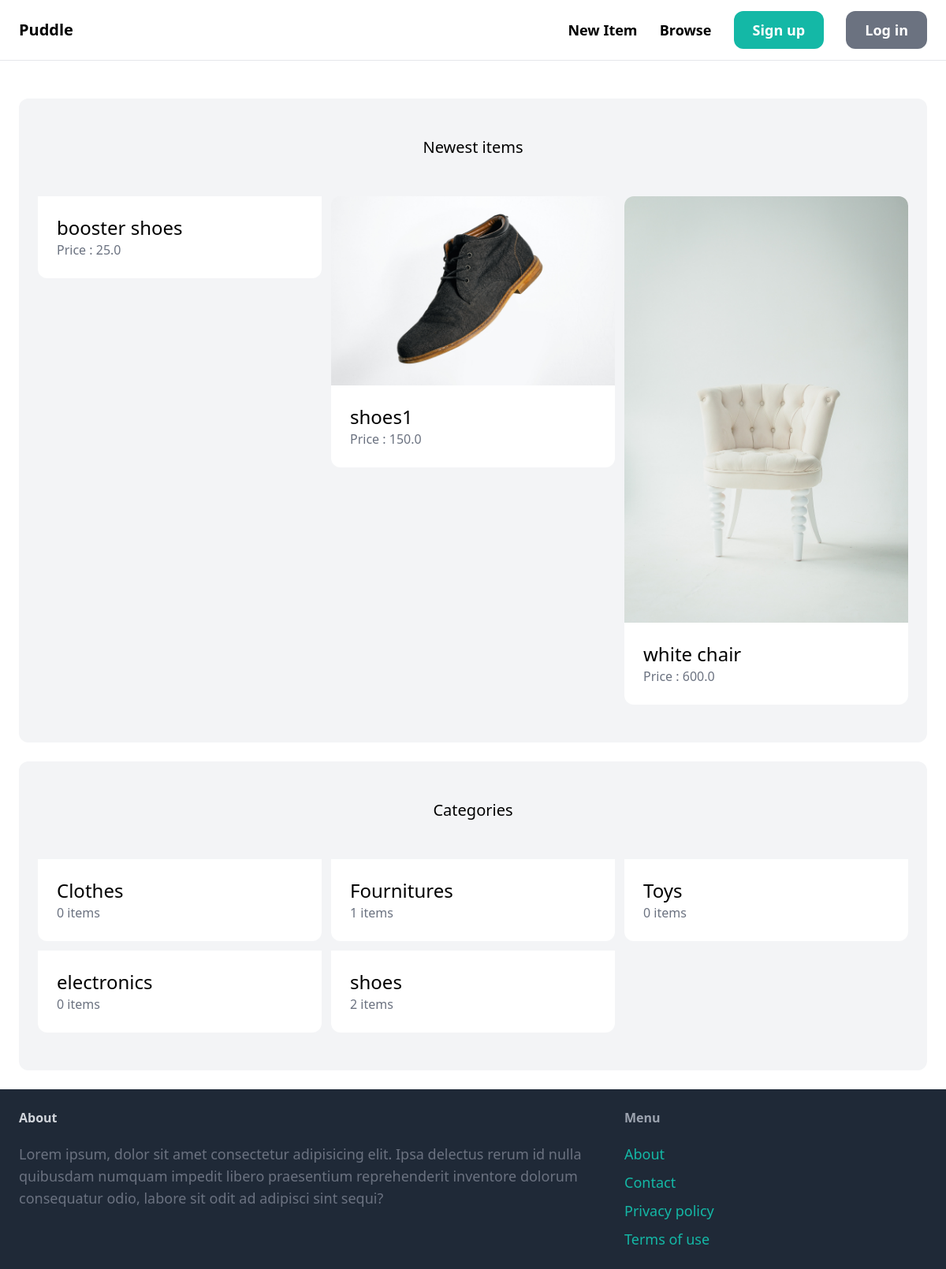
The app's page /, older data.
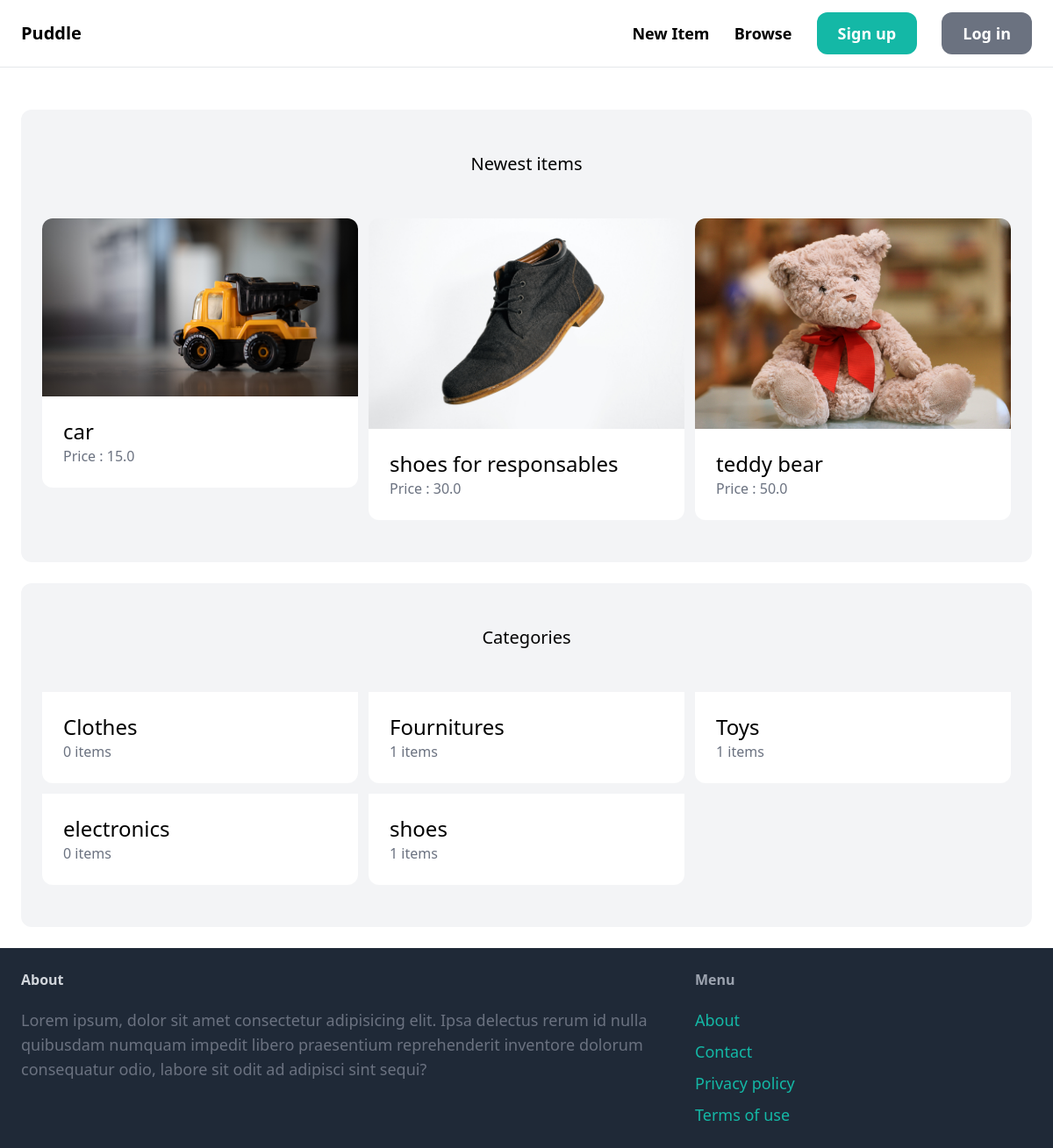
The same page, newer data.
### item/models.py (models this page shows, shortened)
class Item(models.Model):
    name = models.CharField( max_length = 255)
    category = models.ForeignKey(Category, related_name = 'items', on_delete=models.CASCADE)
    description = models.TextField()
    price = models.FloatField()
    image = models.ImageField(upload_to='item_image', blank=True, null=True)
    is_sold = models.BooleanField(default=False)
    created_by = models.ForeignKey(User, related_name = 'items', on_delete=models.CASCADE)
    created_at = models.DateTimeField(auto_now_add="True")
    class Meta:
        ordering = ('name',)

class Category(models.Model):
    name = models.CharField(max_length = 255)
    class Meta:
        ordering = ('name',)
        verbose_name_plural = "Categories"

### core/views.py (the view)
# urls.py: path("", views.index, name="index"),
def index(request):
    items = Item.objects.filter(is_sold=False)[0:6]
    categories = Category.objects.all()
    return render(request, 'core/index.html', {
        'categories' : categories,
        'items' : items,
    })

### core/templates/core/index.html (shortened to what this page needs)
{% extends 'core/base.html' %}
{% block content %}
    <div class="mt-6 px-6 py-12 bg-gray-100 rounded-xl">
        <h2 class="mb-12 text-xl text-center">Newest items</h2>
        <div class="grid grid-cols-3 gap-3">
            {% for item in items %}
                <div>
                    <a href="{% url 'item:detail' item.id %}">
                        <div class="">
                            <img src="{{ item.image.url }}" alt="" class="rounded-t-xl ">
                        </div>
                        <div class="p-6 bg-white rounded-b-xl">
                            <h2 class="text-2xl">{{ item.name }} </h2>
                            <p class="text-gray-500">Price : {{ item.price }} </p>
                        </div>
                    </a>
                </div>
            {% endfor %}
        </div>
    </div>
    <div class="mt-6 px-6 py-12 bg-gray-100 rounded-xl">
        <h2 class="mb-12 text-xl text-center">Categories</h2>
        <div class="grid grid-cols-3 gap-3">
            {% for category in categories %}
                <div>
                    <a href="#">
                        <div class="p-6 bg-white rounded-b-xl">
                            <h2 class="text-2xl">{{ category.name }} </h2>
                            <p class="text-gray-500">{{ category.items.count }} items</p>
                        </div>
                    </a>
                </div>
            {% endfor %}
        </div>
    </div>
{% endblock content %}

### core/templates/core/base.html (shortened to what this page needs)
<!DOCTYPE html>
<html lang="en">
<head>
    <script src="https://cdn.tailwindcss.com"></script>
</head>
<body>
    <nav class="py-6 px-6 flex justify-between items-center border-b border-gray-200">
        <a href="{% url 'core:index' %}" class="text-xl font-semibold">Puddle</a>
        <div class="space-x-6">
            <a href="{% url 'item:new' %}" class="text-lg font-semibold hover:text-gray-500">New Item</a>
            <a href="{% url 'item:items' %}" class="text-lg font-semibold hover:text-gray-500">Browse</a>
            {% if request.user.is_authenticated %}
                <a href="{% url 'conversation:inbox' %}" class="px-6 py-3 text-lg font-semibold bg-teal-500 text-white rounded-xl hover:bg-teal-700">Inbox</a>
                <a href="{% url 'dashboard:index' %}" class="px-6 py-3 text-lg font-semibold bg-gray-500 text-white rounded-xl hover:bg-gray-700">Dashboard</a>
            {% else %}
                <a href="{% url 'core:signup' %}" class="px-6 py-3 text-lg font-semibold bg-teal-500 text-white rounded-xl hover:bg-teal-700">Sign up</a>
                <a href="{% url 'core:login' %}" class="px-6 py-3 text-lg font-semibold bg-gray-500 text-white rounded-xl hover:bg-gray-700">Log in</a>
            {% endif %}
        </div>
    </nav>
    <div class="px-6 py-6">
        {% block content %}
        {% endblock content %}
    </div>
    <footer class="py-6 px-6 flex justify-between bg-gray-800">
        <div class="w-2/3 pr-10">
            <h3 class="mb-5 font-semibold text-gray-300">About</h3>
            <p class="text-lg text-gray-500">
                Lorem ipsum, dolor sit amet consectetur adipisicing elit.
                Ipsa delectus rerum id nulla quibusdam numquam impedit libero praesentium reprehenderit inventore dolorum consequatur odio,
                labore sit odit ad adipisci sint sequi?
            </p>
        </div>
        <div class="w-1/3">
            <h3 class="mb-5 font-semibold text-gray-400">Menu</h3>
            <ul class="space-y-2">
                <li><a href="#" class="text-lg text-teal-500 hover:text-teal-700">About</a></li>
                <li><a href="{% url 'core:contact' %}" class="text-lg text-teal-500 hover:text-teal-700">Contact</a></li>
                <li><a href="#" class="text-lg text-teal-500 hover:text-teal-700">Privacy policy</a></li>
                <li><a href="#" class="text-lg text-teal-500 hover:text-teal-700">Terms of use</a></li>
            </ul>
        </div>
    </footer>
</body>
</html>

Row changes from the older to the newer data that the page shows:
removed Item: name "booster shoes", price "25.0"
removed Item: image (picture), name "white chair", price "600.0"
added Item: image (picture), name "car", price "15.0"
changed Item: name "shoes1" → "shoes for responsables"; price "150.0" → "30.0"
added Item: image (picture), name "teddy bear", price "50.0"
computed for Category "Toys": items.count "0" → "1"
computed for Category "shoes": items.count "2" → "1"
